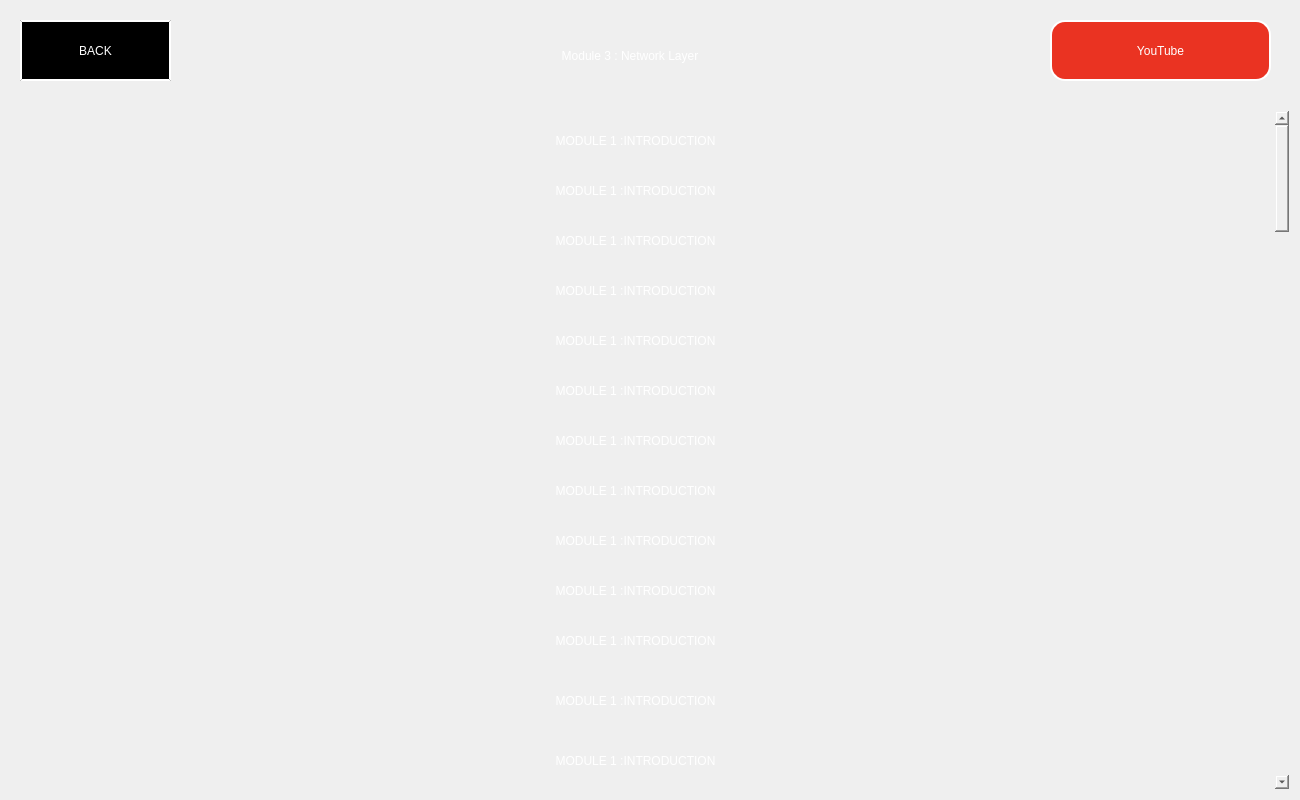
<?xml version="1.0" encoding="UTF-8"?>
<ui version="4.0">
 <class>MainWindow</class>
 <widget class="QMainWindow" name="MainWindow">
  <property name="geometry">
   <rect>
    <x>0</x>
    <y>0</y>
    <width>1300</width>
    <height>800</height>
   </rect>
  </property>
  <property name="minimumSize">
   <size>
    <width>1300</width>
    <height>800</height>
   </size>
  </property>
  <property name="windowTitle">
   <string>DARN IT</string>
  </property>
  <property name="windowIcon">
   <iconset>
    <normaloff>pictures/icon.png</normaloff>pictures/icon.png</iconset>
  </property>
  <property name="styleSheet">
   <string notr="true"/>
  </property>
  <widget class="QWidget" name="centralwidget">
   <widget class="QLabel" name="title">
    <property name="geometry">
     <rect>
      <x>300</x>
      <y>20</y>
      <width>660</width>
      <height>71</height>
     </rect>
    </property>
    <property name="styleSheet">
     <string notr="true">color: rgb(255, 255, 255);
font: 22pt &quot;Artifakt Element&quot;;
background : transparent;</string>
    </property>
    <property name="text">
     <string>Module 3 : Network Layer</string>
    </property>
    <property name="alignment">
     <set>Qt::AlignCenter</set>
    </property>
   </widget>
   <widget class="QPushButton" name="back">
    <property name="geometry">
     <rect>
      <x>20</x>
      <y>20</y>
      <width>151</width>
      <height>61</height>
     </rect>
    </property>
    <property name="styleSheet">
     <string notr="true">background-color: rgb(0, 0, 0);
color: rgb(255, 255, 255);
font: 14pt &quot;Artifakt Element&quot;;
border : outset ;
border-width : 2px;
border-color: rgb(255, 255, 255);</string>
    </property>
    <property name="text">
     <string>BACK</string>
    </property>
   </widget>
   <widget class="QScrollArea" name="scrollArea">
    <property name="geometry">
     <rect>
      <x>10</x>
      <y>110</y>
      <width>1280</width>
      <height>680</height>
     </rect>
    </property>
    <property name="minimumSize">
     <size>
      <width>1280</width>
      <height>680</height>
     </size>
    </property>
    <property name="styleSheet">
     <string notr="true">background : transparent;</string>
    </property>
    <property name="verticalScrollBarPolicy">
     <enum>Qt::ScrollBarAlwaysOn</enum>
    </property>
    <property name="horizontalScrollBarPolicy">
     <enum>Qt::ScrollBarAlwaysOff</enum>
    </property>
    <property name="widgetResizable">
     <bool>true</bool>
    </property>
    <widget class="QWidget" name="scrollAreaWidgetContents_2">
     <property name="geometry">
      <rect>
       <x>0</x>
       <y>0</y>
       <width>1257</width>
       <height>5018</height>
      </rect>
     </property>
     <layout class="QVBoxLayout" name="verticalLayout">
      <item>
       <widget class="QFrame" name="frame">
        <property name="minimumSize">
         <size>
          <width>0</width>
          <height>5000</height>
         </size>
        </property>
        <property name="styleSheet">
         <string notr="true">background : transparent;</string>
        </property>
        <property name="frameShape">
         <enum>QFrame::StyledPanel</enum>
        </property>
        <property name="frameShadow">
         <enum>QFrame::Raised</enum>
        </property>
        <widget class="QLabel" name="label_2">
         <property name="geometry">
          <rect>
           <x>0</x>
           <y>0</y>
           <width>1231</width>
           <height>42</height>
          </rect>
         </property>
         <property name="styleSheet">
          <string notr="true">color: rgb(255, 255, 255);
font: 22pt &quot;Artifakt Element&quot;;
background : transparent;</string>
         </property>
         <property name="text">
          <string>MODULE 1 :INTRODUCTION</string>
         </property>
         <property name="alignment">
          <set>Qt::AlignCenter</set>
         </property>
        </widget>
        <widget class="QLabel" name="label_3">
         <property name="geometry">
          <rect>
           <x>0</x>
           <y>50</y>
           <width>1231</width>
           <height>42</height>
          </rect>
         </property>
         <property name="styleSheet">
          <string notr="true">color: rgb(255, 255, 255);
font: 22pt &quot;Artifakt Element&quot;;
background : transparent;</string>
         </property>
         <property name="text">
          <string>MODULE 1 :INTRODUCTION</string>
         </property>
         <property name="alignment">
          <set>Qt::AlignCenter</set>
         </property>
        </widget>
        <widget class="QLabel" name="label_4">
         <property name="geometry">
          <rect>
           <x>0</x>
           <y>100</y>
           <width>1231</width>
           <height>42</height>
          </rect>
         </property>
         <property name="styleSheet">
          <string notr="true">color: rgb(255, 255, 255);
font: 22pt &quot;Artifakt Element&quot;;
background : transparent;</string>
         </property>
         <property name="text">
          <string>MODULE 1 :INTRODUCTION</string>
         </property>
         <property name="alignment">
          <set>Qt::AlignCenter</set>
         </property>
        </widget>
        <widget class="QLabel" name="label_5">
         <property name="geometry">
          <rect>
           <x>0</x>
           <y>150</y>
           <width>1231</width>
           <height>42</height>
          </rect>
         </property>
         <property name="styleSheet">
          <string notr="true">color: rgb(255, 255, 255);
font: 22pt &quot;Artifakt Element&quot;;
background : transparent;</string>
         </property>
         <property name="text">
          <string>MODULE 1 :INTRODUCTION</string>
         </property>
         <property name="alignment">
          <set>Qt::AlignCenter</set>
         </property>
        </widget>
        <widget class="QLabel" name="label_6">
         <property name="geometry">
          <rect>
           <x>0</x>
           <y>200</y>
           <width>1231</width>
           <height>42</height>
          </rect>
         </property>
         <property name="styleSheet">
          <string notr="true">color: rgb(255, 255, 255);
font: 22pt &quot;Artifakt Element&quot;;
background : transparent;</string>
         </property>
         <property name="text">
          <string>MODULE 1 :INTRODUCTION</string>
         </property>
         <property name="alignment">
          <set>Qt::AlignCenter</set>
         </property>
        </widget>
        <widget class="QLabel" name="label_7">
         <property name="geometry">
          <rect>
           <x>0</x>
           <y>250</y>
           <width>1231</width>
           <height>42</height>
          </rect>
         </property>
         <property name="styleSheet">
          <string notr="true">color: rgb(255, 255, 255);
font: 22pt &quot;Artifakt Element&quot;;
background : transparent;</string>
         </property>
         <property name="text">
          <string>MODULE 1 :INTRODUCTION</string>
         </property>
         <property name="alignment">
          <set>Qt::AlignCenter</set>
         </property>
        </widget>
        <widget class="QLabel" name="label_8">
         <property name="geometry">
          <rect>
           <x>0</x>
           <y>300</y>
           <width>1231</width>
           <height>42</height>
          </rect>
         </property>
         <property name="styleSheet">
          <string notr="true">color: rgb(255, 255, 255);
font: 22pt &quot;Artifakt Element&quot;;
background : transparent;</string>
         </property>
         <property name="text">
          <string>MODULE 1 :INTRODUCTION</string>
         </property>
         <property name="alignment">
          <set>Qt::AlignCenter</set>
         </property>
        </widget>
        <widget class="QLabel" name="label_9">
         <property name="geometry">
          <rect>
           <x>0</x>
           <y>350</y>
           <width>1231</width>
           <height>42</height>
          </rect>
         </property>
         <property name="styleSheet">
          <string notr="true">color: rgb(255, 255, 255);
font: 22pt &quot;Artifakt Element&quot;;
background : transparent;</string>
         </property>
         <property name="text">
          <string>MODULE 1 :INTRODUCTION</string>
         </property>
         <property name="alignment">
          <set>Qt::AlignCenter</set>
         </property>
        </widget>
        <widget class="QLabel" name="label_10">
         <property name="geometry">
          <rect>
           <x>0</x>
           <y>400</y>
           <width>1231</width>
           <height>42</height>
          </rect>
         </property>
         <property name="styleSheet">
          <string notr="true">color: rgb(255, 255, 255);
font: 22pt &quot;Artifakt Element&quot;;
background : transparent;</string>
         </property>
         <property name="text">
          <string>MODULE 1 :INTRODUCTION</string>
         </property>
         <property name="alignment">
          <set>Qt::AlignCenter</set>
         </property>
        </widget>
        <widget class="QLabel" name="label_11">
         <property name="geometry">
          <rect>
           <x>0</x>
           <y>450</y>
           <width>1231</width>
           <height>42</height>
          </rect>
         </property>
         <property name="styleSheet">
          <string notr="true">color: rgb(255, 255, 255);
font: 22pt &quot;Artifakt Element&quot;;
background : transparent;</string>
         </property>
         <property name="text">
          <string>MODULE 1 :INTRODUCTION</string>
         </property>
         <property name="alignment">
          <set>Qt::AlignCenter</set>
         </property>
        </widget>
        <widget class="QLabel" name="label_12">
         <property name="geometry">
          <rect>
           <x>0</x>
           <y>500</y>
           <width>1231</width>
           <height>42</height>
          </rect>
         </property>
         <property name="styleSheet">
          <string notr="true">color: rgb(255, 255, 255);
font: 22pt &quot;Artifakt Element&quot;;
background : transparent;</string>
         </property>
         <property name="text">
          <string>MODULE 1 :INTRODUCTION</string>
         </property>
         <property name="alignment">
          <set>Qt::AlignCenter</set>
         </property>
        </widget>
        <widget class="QLabel" name="label_13">
         <property name="geometry">
          <rect>
           <x>0</x>
           <y>560</y>
           <width>1231</width>
           <height>42</height>
          </rect>
         </property>
         <property name="styleSheet">
          <string notr="true">color: rgb(255, 255, 255);
font: 22pt &quot;Artifakt Element&quot;;
background : transparent;</string>
         </property>
         <property name="text">
          <string>MODULE 1 :INTRODUCTION</string>
         </property>
         <property name="alignment">
          <set>Qt::AlignCenter</set>
         </property>
        </widget>
        <widget class="QLabel" name="label_14">
         <property name="geometry">
          <rect>
           <x>0</x>
           <y>620</y>
           <width>1231</width>
           <height>42</height>
          </rect>
         </property>
         <property name="styleSheet">
          <string notr="true">color: rgb(255, 255, 255);
font: 22pt &quot;Artifakt Element&quot;;
background : transparent;</string>
         </property>
         <property name="text">
          <string>MODULE 1 :INTRODUCTION</string>
         </property>
         <property name="alignment">
          <set>Qt::AlignCenter</set>
         </property>
        </widget>
        <widget class="QLabel" name="label_15">
         <property name="geometry">
          <rect>
           <x>0</x>
           <y>670</y>
           <width>1231</width>
           <height>42</height>
          </rect>
         </property>
         <property name="styleSheet">
          <string notr="true">color: rgb(255, 255, 255);
font: 22pt &quot;Artifakt Element&quot;;
background : transparent;</string>
         </property>
         <property name="text">
          <string>MODULE 1 :INTRODUCTION</string>
         </property>
         <property name="alignment">
          <set>Qt::AlignCenter</set>
         </property>
        </widget>
        <widget class="QLabel" name="label_16">
         <property name="geometry">
          <rect>
           <x>0</x>
           <y>720</y>
           <width>1231</width>
           <height>42</height>
          </rect>
         </property>
         <property name="styleSheet">
          <string notr="true">color: rgb(255, 255, 255);
font: 22pt &quot;Artifakt Element&quot;;
background : transparent;</string>
         </property>
         <property name="text">
          <string>MODULE 1 :INTRODUCTION</string>
         </property>
         <property name="alignment">
          <set>Qt::AlignCenter</set>
         </property>
        </widget>
        <widget class="QLabel" name="label_17">
         <property name="geometry">
          <rect>
           <x>0</x>
           <y>770</y>
           <width>1231</width>
           <height>42</height>
          </rect>
         </property>
         <property name="styleSheet">
          <string notr="true">color: rgb(255, 255, 255);
font: 22pt &quot;Artifakt Element&quot;;
background : transparent;</string>
         </property>
         <property name="text">
          <string>MODULE 1 :INTRODUCTION</string>
         </property>
         <property name="alignment">
          <set>Qt::AlignCenter</set>
         </property>
        </widget>
        <widget class="QLabel" name="label_18">
         <property name="geometry">
          <rect>
           <x>0</x>
           <y>830</y>
           <width>1231</width>
           <height>42</height>
          </rect>
         </property>
         <property name="styleSheet">
          <string notr="true">color: rgb(255, 255, 255);
font: 22pt &quot;Artifakt Element&quot;;
background : transparent;</string>
         </property>
         <property name="text">
          <string>MODULE 1 :INTRODUCTION</string>
         </property>
         <property name="alignment">
          <set>Qt::AlignCenter</set>
         </property>
        </widget>
       </widget>
      </item>
     </layout>
    </widget>
   </widget>
   <widget class="QPushButton" name="yt">
    <property name="geometry">
     <rect>
      <x>1050</x>
      <y>20</y>
      <width>221</width>
      <height>61</height>
     </rect>
    </property>
    <property name="styleSheet">
     <string notr="true">background-color:rgb(234, 51, 34);
color:rgb(255, 255, 255);
font: 14pt &quot;Artifakt Element&quot;;
border : outset ;
border-width : 2px;
border-color: rgb(255, 255, 255);
border-radius : 15px</string>
    </property>
    <property name="text">
     <string>YouTube</string>
    </property>
   </widget>
   <widget class="QLabel" name="label_19">
    <property name="geometry">
     <rect>
      <x>0</x>
      <y>0</y>
      <width>1300</width>
      <height>800</height>
     </rect>
    </property>
    <property name="text">
     <string/>
    </property>
    <property name="pixmap">
     <pixmap>pictures/try2-dark-stripes-background-elegant-design-wallpapers_518299-1505.jpg</pixmap>
    </property>
   </widget>
   <zorder>label_19</zorder>
   <zorder>title</zorder>
   <zorder>back</zorder>
   <zorder>scrollArea</zorder>
   <zorder>yt</zorder>
  </widget>
 </widget>
 <resources>
  <include location="../pictures/source1.qrc"/>
 </resources>
 <connections/>
</ui>
